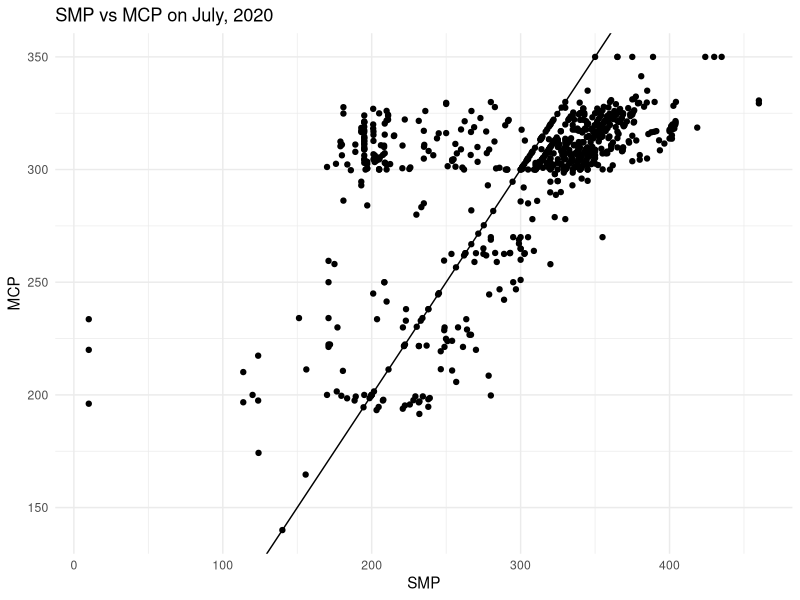
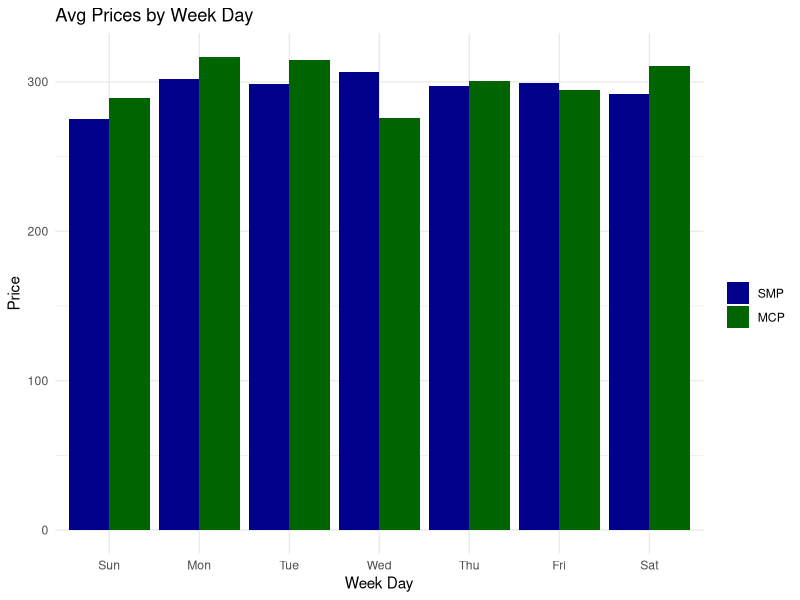
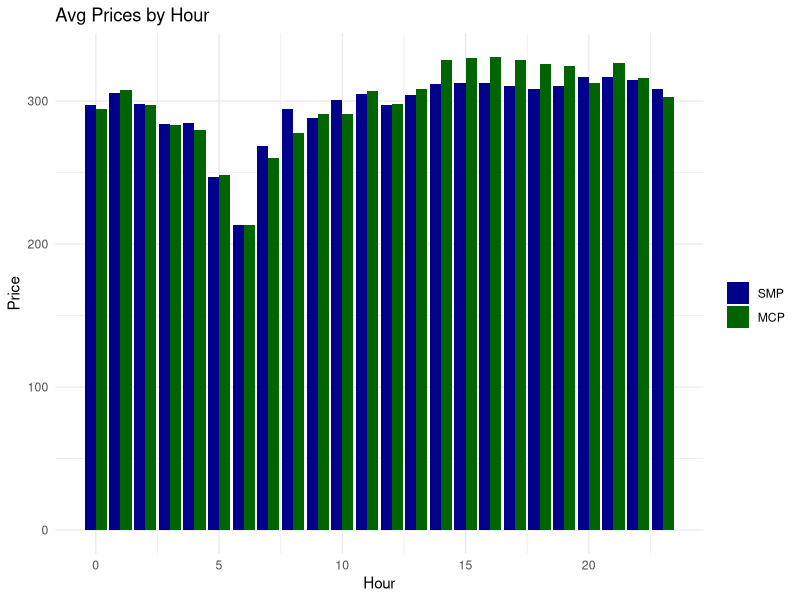
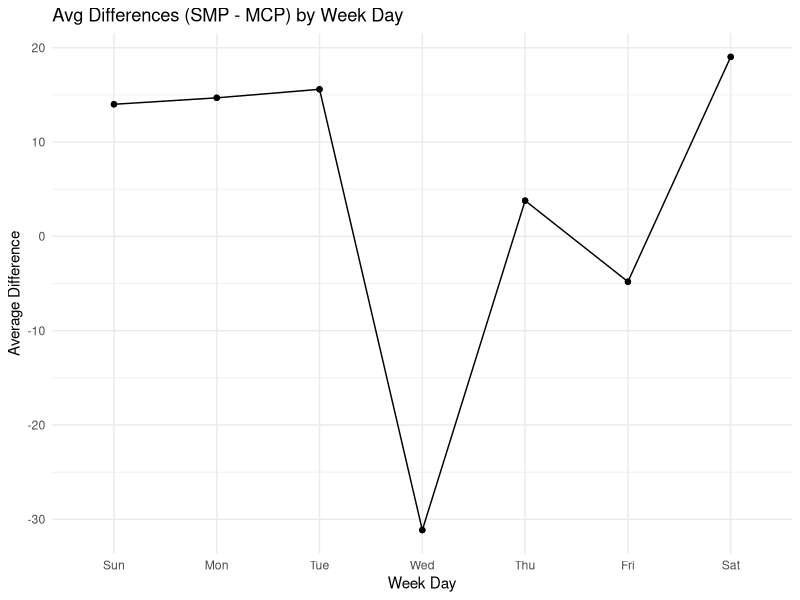
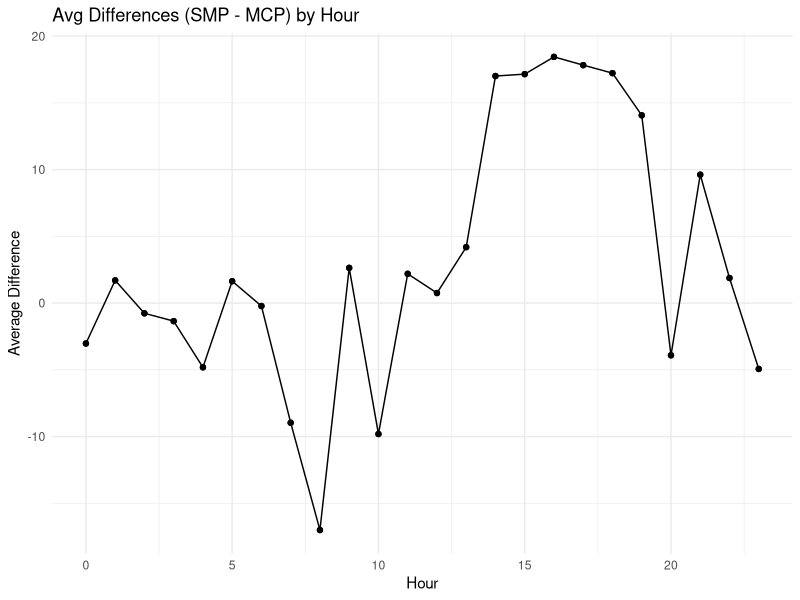

Write the R code that produced these figures, in order.
## ---- chunk 1
library(tidyverse)
library(lubridate)

## ---- chunk 2
mydata = read.csv("ptf-smf.csv")
head(mydata)
## ---- chunk 3
names(mydata)[2:5] = c("MCP", "SMP", "PIP", "NIP") 

names(mydata)

mydata %>% glimpse()
## ---- chunk 4
mydata = mydata %>%
  mutate(SMP.Direction=case_when(SMP.Direction=="?Energy Surplus" ~ "Surplus", SMP.Direction=="? Energy Deficit"~ "Deficit", SMP.Direction=="? In Balance" ~ "Balance")) %>%
  mutate(Date=as.POSIXct(Date, format="%d.%m.%y %H:%M")) %>%
  mutate(Day=day(Date), Hour=hour(Date), WeekDay=wday(Date))

## ---- chunk 5
days = c("Sun","Mon","Tue","Wed","Thu","Fri","Sat")
for (i in 1:7){
  mydata$WeekDay = gsub(c(i), days[i], mydata$WeekDay)
}

mydata$WeekDay = factor(mydata$WeekDay, levels= days)
## ---- chunk 6
mydata$Diff = mydata$SMP - mydata$MCP

mydata %>% glimpse()
## ---- chunk 7
ggplot(mydata, aes(x=SMP, y=MCP)) + 
  geom_point() + 
  theme_minimal() + 
  ggtitle("SMP vs MCP on July, 2020") + 
  labs(x = "SMP", y = "MCP") +
  geom_abline(slope=1, intercept=0)

## ---- chunk 8
AvgofWeekDays =
  mydata %>%
  group_by(WeekDay) %>%
  summarise(AvgSMP = mean(SMP), AvgMCP = mean(MCP), AvgDiff = mean(Diff))

## ---- chunk 9
AvgofHours =
  mydata %>%
  group_by(Hour) %>%
  summarise(AvgMCP = mean(MCP), AvgSMP = mean(SMP), AvgDiff = mean(Diff))

## ---- chunk 10
pivotAvgofWeekDays =
  AvgofWeekDays %>%
  ungroup() %>%
  pivot_longer(cols=c(AvgMCP, AvgSMP), names_to="SMPorMCP", values_to="Price")
## ---- chunk 11
pivotAvgofHours =
  AvgofHours %>%
  ungroup() %>%
  pivot_longer(cols=c(AvgMCP, AvgSMP), names_to="SMPorMCP", values_to="Price")

## ---- chunk 12
ggplot(pivotAvgofWeekDays,aes(x=WeekDay,y=Price,fill=SMPorMCP)) +
  geom_bar(stat="Identity",position = "dodge") +
  scale_fill_manual(values = c("darkblue", "darkgreen"), name = "", labels = c("SMP", "MCP")) +
  theme_minimal() +
  labs(x="Week Day", y="Price", title="Avg Prices by Week Day")

## ---- chunk 13
ggplot(pivotAvgofHours,aes(x=Hour,y=Price,fill=SMPorMCP)) +
  geom_bar(stat="Identity",position = "dodge") +
  scale_fill_manual(values=c("darkblue", "darkgreen"), name = "", labels = c("SMP", "MCP")) +
  theme_minimal() +
  labs(x="Hour", y="Price", title="Avg Prices by Hour")
## ---- chunk 14
ggplot(data=pivotAvgofWeekDays, aes(x=WeekDay, y=AvgDiff, group=1)) +
  geom_line() +
  geom_point() +
  theme_minimal() +
  labs(x="Week Day", y="Average Difference", title="Avg Differences (SMP - MCP) by Week Day")

## ---- chunk 15
ggplot(data=pivotAvgofHours, aes(x=Hour, y=AvgDiff)) +
  geom_line() +
  geom_point() +
  theme_minimal() +
  labs(x="Hour", y="Average Difference", title="Avg Differences (SMP - MCP) by Hour")

